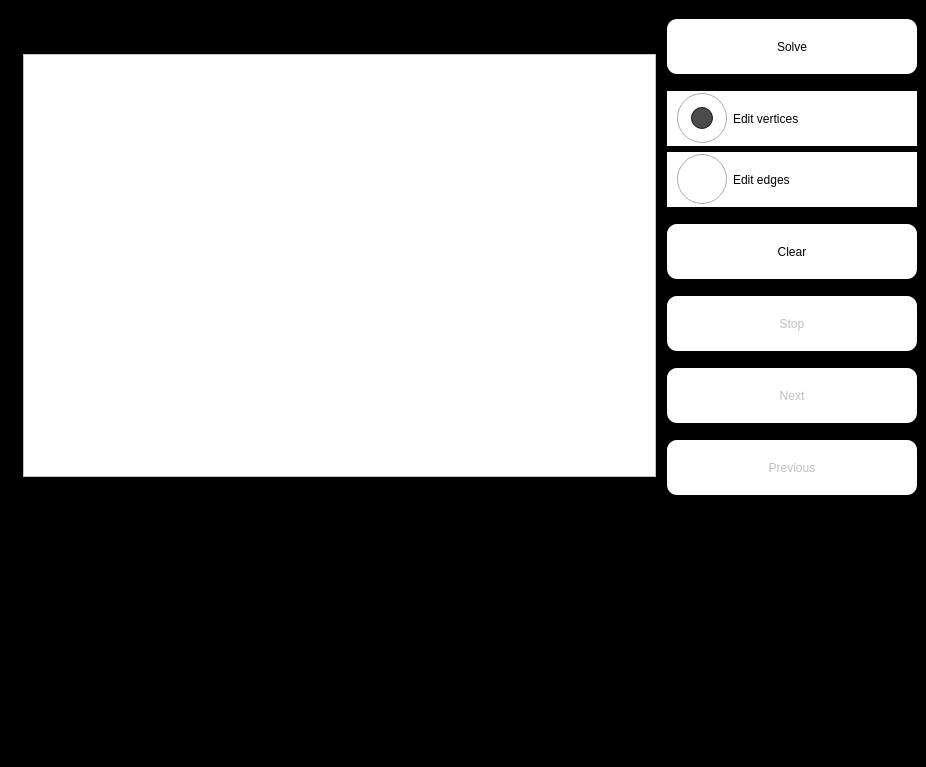
<?xml version="1.0" encoding="UTF-8"?>
<ui version="4.0">
 <class>Form</class>
 <widget class="QMainWindow" name="Form">
  <property name="geometry">
   <rect>
    <x>0</x>
    <y>0</y>
    <width>926</width>
    <height>767</height>
   </rect>
  </property>
  <property name="minimumSize">
   <size>
    <width>926</width>
    <height>767</height>
   </size>
  </property>
  <property name="maximumSize">
   <size>
    <width>926</width>
    <height>767</height>
   </size>
  </property>
  <property name="mouseTracking">
   <bool>false</bool>
  </property>
  <property name="windowTitle">
   <string>Euler</string>
  </property>
  <widget class="QWidget" name="centralwidget">
   <property name="mouseTracking">
    <bool>false</bool>
   </property>
   <property name="styleSheet">
    <string notr="true">QWidget#centralwidget {
    background-color: black;
}</string>
   </property>
   <layout class="QVBoxLayout" name="verticalLayout">
    <item>
     <layout class="QGridLayout" name="gridLayout">
      <item row="8" column="2">
       <spacer name="horizontalSpacer">
        <property name="orientation">
         <enum>Qt::Horizontal</enum>
        </property>
        <property name="sizeType">
         <enum>QSizePolicy::Fixed</enum>
        </property>
        <property name="sizeHint" stdset="0">
         <size>
          <width>5</width>
          <height>20</height>
         </size>
        </property>
       </spacer>
      </item>
      <item row="7" column="3">
       <spacer name="verticalSpacer_6">
        <property name="orientation">
         <enum>Qt::Vertical</enum>
        </property>
        <property name="sizeType">
         <enum>QSizePolicy::Fixed</enum>
        </property>
        <property name="sizeHint" stdset="0">
         <size>
          <width>20</width>
          <height>5</height>
         </size>
        </property>
       </spacer>
      </item>
      <item row="11" column="3">
       <spacer name="verticalSpacer_8">
        <property name="orientation">
         <enum>Qt::Vertical</enum>
        </property>
        <property name="sizeType">
         <enum>QSizePolicy::Fixed</enum>
        </property>
        <property name="sizeHint" stdset="0">
         <size>
          <width>20</width>
          <height>5</height>
         </size>
        </property>
       </spacer>
      </item>
      <item row="9" column="3">
       <spacer name="verticalSpacer_7">
        <property name="orientation">
         <enum>Qt::Vertical</enum>
        </property>
        <property name="sizeType">
         <enum>QSizePolicy::Fixed</enum>
        </property>
        <property name="sizeHint" stdset="0">
         <size>
          <width>20</width>
          <height>5</height>
         </size>
        </property>
       </spacer>
      </item>
      <item row="0" column="1">
       <spacer name="verticalSpacer">
        <property name="orientation">
         <enum>Qt::Vertical</enum>
        </property>
        <property name="sizeType">
         <enum>QSizePolicy::Maximum</enum>
        </property>
        <property name="sizeHint" stdset="0">
         <size>
          <width>20</width>
          <height>10</height>
         </size>
        </property>
       </spacer>
      </item>
      <item row="0" column="3">
       <spacer name="verticalSpacer_2">
        <property name="orientation">
         <enum>Qt::Vertical</enum>
        </property>
        <property name="sizeType">
         <enum>QSizePolicy::Fixed</enum>
        </property>
        <property name="sizeHint" stdset="0">
         <size>
          <width>20</width>
          <height>10</height>
         </size>
        </property>
       </spacer>
      </item>
      <item row="5" column="3">
       <widget class="QRadioButton" name="radioVertices">
        <property name="minimumSize">
         <size>
          <width>250</width>
          <height>55</height>
         </size>
        </property>
        <property name="styleSheet">
         <string notr="true">QRadioButton#radioVertices:indicator {
    width: 50px;
    height: 50px;
}
QRadioButton#radioVertices:pressed {
    background-color: rgb(39, 209, 255);
}
QRadioButton#radioVertices {
    background-color: white;
    padding-left: 10px;
}
</string>
        </property>
        <property name="text">
         <string>Edit vertices</string>
        </property>
        <property name="checked">
         <bool>true</bool>
        </property>
        <attribute name="buttonGroup">
         <string notr="true">buttonGroup</string>
        </attribute>
       </widget>
      </item>
      <item row="6" column="3">
       <widget class="QRadioButton" name="radioEdges">
        <property name="minimumSize">
         <size>
          <width>250</width>
          <height>55</height>
         </size>
        </property>
        <property name="styleSheet">
         <string notr="true">QRadioButton#radioEdges:indicator {
    width: 50px;
    height: 50px;
}
QRadioButton#radioEdges:pressed {
    background-color: rgb(39, 209, 255);
}
QRadioButton#radioEdges {
    background-color: white;
    padding-left: 10px;
}
</string>
        </property>
        <property name="text">
         <string>Edit edges</string>
        </property>
        <attribute name="buttonGroup">
         <string notr="true">buttonGroup</string>
        </attribute>
       </widget>
      </item>
      <item row="8" column="3">
       <widget class="QPushButton" name="pushClear">
        <property name="minimumSize">
         <size>
          <width>250</width>
          <height>55</height>
         </size>
        </property>
        <property name="styleSheet">
         <string notr="true">QPushButton#pushClear {
    background-color: white;
    padding: 3px;
    border-radius: 10px;
}
QPushButton#pushClear:pressed {
     background-color: rgb(39, 209, 255);
     border-style: inset;
}</string>
        </property>
        <property name="text">
         <string>Clear</string>
        </property>
       </widget>
      </item>
      <item row="10" column="3">
       <widget class="QPushButton" name="pushStop">
        <property name="enabled">
         <bool>false</bool>
        </property>
        <property name="minimumSize">
         <size>
          <width>250</width>
          <height>55</height>
         </size>
        </property>
        <property name="styleSheet">
         <string notr="true">QPushButton#pushStop {
    background-color: white;
    padding: 3px;
    border-radius: 10px;
}
QPushButton#pushStop:pressed {
     background-color: rgb(39, 209, 255);
     border-style: inset;
}</string>
        </property>
        <property name="text">
         <string>Stop</string>
        </property>
       </widget>
      </item>
      <item row="14" column="3">
       <widget class="QPushButton" name="pushPrevious">
        <property name="enabled">
         <bool>false</bool>
        </property>
        <property name="minimumSize">
         <size>
          <width>250</width>
          <height>55</height>
         </size>
        </property>
        <property name="styleSheet">
         <string notr="true">QPushButton#pushPrevious {
    background-color: white;
    padding: 3px;
    border-radius: 10px;
}
QPushButton#pushPrevious:pressed {
     background-color: rgb(39, 209, 255);
     border-style: inset;
}</string>
        </property>
        <property name="text">
         <string>Previous</string>
        </property>
       </widget>
      </item>
      <item row="18" column="1">
       <spacer name="verticalSpacer_3">
        <property name="orientation">
         <enum>Qt::Vertical</enum>
        </property>
        <property name="sizeHint" stdset="0">
         <size>
          <width>20</width>
          <height>40</height>
         </size>
        </property>
       </spacer>
      </item>
      <item row="4" column="3">
       <spacer name="verticalSpacer_4">
        <property name="orientation">
         <enum>Qt::Vertical</enum>
        </property>
        <property name="sizeType">
         <enum>QSizePolicy::Fixed</enum>
        </property>
        <property name="sizeHint" stdset="0">
         <size>
          <width>20</width>
          <height>5</height>
         </size>
        </property>
       </spacer>
      </item>
      <item row="3" column="1" rowspan="15">
       <widget class="QGraphicsView" name="graphicsView">
        <property name="sizePolicy">
         <sizepolicy hsizetype="Fixed" vsizetype="Fixed">
          <horstretch>0</horstretch>
          <verstretch>0</verstretch>
         </sizepolicy>
        </property>
        <property name="minimumSize">
         <size>
          <width>633</width>
          <height>423</height>
         </size>
        </property>
        <property name="mouseTracking">
         <bool>false</bool>
        </property>
        <property name="styleSheet">
         <string notr="true">background-color: white;</string>
        </property>
        <property name="interactive">
         <bool>true</bool>
        </property>
       </widget>
      </item>
      <item row="3" column="3">
       <widget class="QPushButton" name="pushSolve">
        <property name="minimumSize">
         <size>
          <width>250</width>
          <height>55</height>
         </size>
        </property>
        <property name="styleSheet">
         <string notr="true">QPushButton#pushSolve {
    background-color: white;
    padding: 3px;
    border-radius: 10px;
}
QPushButton#pushSolve:pressed {
     background-color: rgb(1, 139, 170);
     border-style: inset;
}</string>
        </property>
        <property name="text">
         <string>Solve</string>
        </property>
       </widget>
      </item>
      <item row="12" column="3">
       <widget class="QPushButton" name="pushNext">
        <property name="enabled">
         <bool>false</bool>
        </property>
        <property name="minimumSize">
         <size>
          <width>250</width>
          <height>55</height>
         </size>
        </property>
        <property name="styleSheet">
         <string notr="true">QPushButton#pushNext {
    background-color: white;
    padding: 3px;
    border-radius: 10px;
}
QPushButton#pushNext:pressed {
     background-color: rgb(39, 209, 255);
     border-style: inset;
}</string>
        </property>
        <property name="text">
         <string>Next</string>
        </property>
       </widget>
      </item>
      <item row="13" column="3">
       <spacer name="verticalSpacer_9">
        <property name="orientation">
         <enum>Qt::Vertical</enum>
        </property>
        <property name="sizeType">
         <enum>QSizePolicy::Fixed</enum>
        </property>
        <property name="sizeHint" stdset="0">
         <size>
          <width>20</width>
          <height>5</height>
         </size>
        </property>
       </spacer>
      </item>
      <item row="3" column="0">
       <spacer name="horizontalSpacer_2">
        <property name="orientation">
         <enum>Qt::Horizontal</enum>
        </property>
        <property name="sizeHint" stdset="0">
         <size>
          <width>40</width>
          <height>20</height>
         </size>
        </property>
       </spacer>
      </item>
     </layout>
    </item>
   </layout>
  </widget>
  <widget class="QMenuBar" name="menubar">
   <property name="geometry">
    <rect>
     <x>0</x>
     <y>0</y>
     <width>926</width>
     <height>21</height>
    </rect>
   </property>
  </widget>
  <widget class="QStatusBar" name="statusbar">
   <property name="styleSheet">
    <string notr="true">background-color: black;
color: white;</string>
   </property>
  </widget>
 </widget>
 <resources/>
 <connections/>
 <buttongroups>
  <buttongroup name="buttonGroup"/>
 </buttongroups>
</ui>
